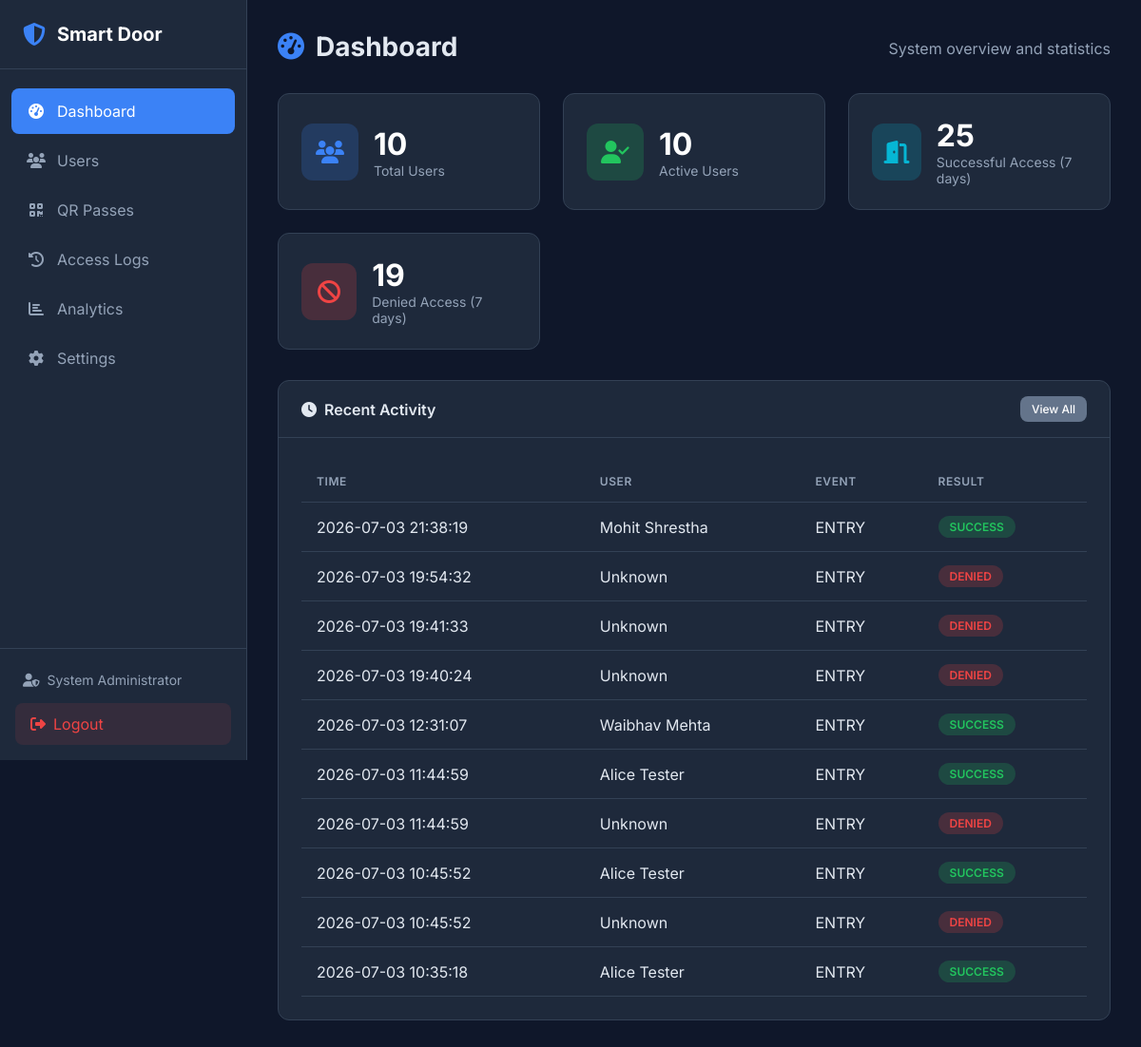
Screenshot of /dashboard (signed in) with the database file from the repository.
### tables this page shows
CREATE TABLE admin (
    id INTEGER PRIMARY KEY AUTOINCREMENT,
    username VARCHAR(50) UNIQUE NOT NULL,
    password_hash VARCHAR(255) NOT NULL,
    email VARCHAR(100) UNIQUE NOT NULL,
    full_name VARCHAR(100) NOT NULL,
    is_active BOOLEAN DEFAULT 1,
    login_attempts INTEGER DEFAULT 0,
    locked_until DATETIME NULL,
    created_at DATETIME DEFAULT CURRENT_TIMESTAMP,
    updated_at DATETIME DEFAULT CURRENT_TIMESTAMP,
    last_login DATETIME NULL
);

CREATE TABLE access_logs (
    id INTEGER PRIMARY KEY AUTOINCREMENT,
    user_id INTEGER,  -- NULL if unknown person
    employee_id VARCHAR(50),  -- Stored separately for historical reference
    user_name VARCHAR(100),  -- Stored separately for historical reference
    event_type VARCHAR(10) NOT NULL CHECK(event_type IN ('ENTRY', 'EXIT')),
    access_date DATE NOT NULL,
    access_time TIME NOT NULL,
    result VARCHAR(20) NOT NULL CHECK(result IN ('SUCCESS', 'FAILED', 'DENIED')),
    face_match BOOLEAN DEFAULT 0,
    fingerprint_match BOOLEAN DEFAULT 0,
    failure_reason VARCHAR(255),
    confidence_score FLOAT,
    ip_address VARCHAR(45),
    created_at DATETIME DEFAULT CURRENT_TIMESTAMP, qr_token VARCHAR(255) NULL, door VARCHAR(100) DEFAULT 'Main Entrance', camera VARCHAR(100) NULL, reason VARCHAR(255) NULL,
    FOREIGN KEY (user_id) REFERENCES users(id) ON DELETE SET NULL
);

### web/app.py (the view)
@app.route('/dashboard')
@login_required
def dashboard():
    stats = access_log_repo.get_stats(days=7)
    recent_logs = access_log_repo.get_recent_logs(limit=10)
    total_users = len(user_repo.get_all())
    active_users = len(user_repo.get_all(active_only=True))
    return render_template('dashboard.html',
                          stats=stats,
                          recent_logs=recent_logs,
                          total_users=total_users,
                          active_users=active_users)

### database/db_manager.py (called while the page is built, shortened)
    def _get_connection(self) -> sqlite3.Connection:
        return self._local.connection

    def execute(self, query: str, params: tuple = ()) -> sqlite3.Cursor:
        conn = self._get_connection()
        cursor = conn.cursor()
        cursor.execute(query, params)
        return cursor

    def get_by_id(self, admin_id: int) -> Optional[Dict]:
        cursor = self.db.execute(
            "SELECT * FROM admin WHERE id = ?",
            (admin_id,)
        )
        row = cursor.fetchone()
        return dict(row) if row else None

    def get_all(self, active_only: bool = False) -> List[Dict]:
        query = "SELECT * FROM users"
        if active_only:
            query += " WHERE is_active = 1"
        query += " ORDER BY first_name, last_name"
        cursor = self.db.execute(query)
        return [dict(row) for row in cursor.fetchall()]

    def get_recent_logs(self, limit: int = 50) -> List[Dict]:
        cursor = self.db.execute(
            """SELECT * FROM access_logs
               ORDER BY created_at DESC LIMIT ?""",
            (limit,)
        )
        return [dict(row) for row in cursor.fetchall()]

    def get_stats(self, days: int = 7) -> Dict:
        cursor = self.db.execute(
            """SELECT
                COUNT(*) as total,
                SUM(CASE WHEN result = 'SUCCESS' THEN 1 ELSE 0 END) as successful,
                SUM(CASE WHEN result = 'FAILED' THEN 1 ELSE 0 END) as failed,
                SUM(CASE WHEN result = 'DENIED' THEN 1 ELSE 0 END) as denied
               FROM access_logs
               WHERE access_date >= date('now', ?)""",
            (f'-{days} days',)
        )
        row = cursor.fetchone()
        return dict(row) if row else {'total': 0, 'successful': 0, 'failed': 0, 'denied': 0}

### web/app.py (called while the page is built)
def login_required(f):
    @wraps(f)
    def decorated_function(*args, **kwargs):
        if 'admin_id' not in session:
            flash('Please log in to access this page.', 'warning')
            return redirect(url_for('login'))
        admin = admin_repo.get_by_id(session['admin_id'])
        if not admin or not admin.get('is_active', False):
            session.clear()
            flash('Your session has expired.', 'warning')
            return redirect(url_for('login'))
        g.admin = admin
        return f(*args, **kwargs)
    return decorated_function

### web/templates/dashboard.html (shortened to what this page needs)
{% extends "base.html" %}
{% block content %}
<div class="page-header">
    <h1><i class="fas fa-tachometer-alt"></i> Dashboard</h1>
    <p>System overview and statistics</p>
</div>
<div class="stats-grid">
    <div class="stat-card">
        <div class="stat-icon bg-primary">
            <i class="fas fa-users"></i>
        </div>
        <div class="stat-info">
            <h3>{{ total_users }}</h3>
            <p>Total Users</p>
        </div>
    </div>
    <div class="stat-card">
        <div class="stat-icon bg-success">
            <i class="fas fa-user-check"></i>
        </div>
        <div class="stat-info">
            <h3>{{ active_users }}</h3>
            <p>Active Users</p>
        </div>
    </div>
    <div class="stat-card">
        <div class="stat-icon bg-info">
            <i class="fas fa-door-open"></i>
        </div>
        <div class="stat-info">
            <h3>{{ stats.successful or 0 }}</h3>
            <p>Successful Access (7 days)</p>
        </div>
    </div>
    <div class="stat-card">
        <div class="stat-icon bg-danger">
            <i class="fas fa-ban"></i>
        </div>
        <div class="stat-info">
            <h3>{{ stats.denied or 0 }}</h3>
            <p>Denied Access (7 days)</p>
        </div>
    </div>
</div>
<div class="card">
    <div class="card-header">
        <h2><i class="fas fa-clock"></i> Recent Activity</h2>
        <a href="{{ url_for('logs') }}" class="btn btn-sm btn-secondary">View All</a>
    </div>
    <div class="card-body">
        {% if recent_logs %}
        <table class="table">
            <thead>
                <tr>
                    <th>Time</th>
                    <th>User</th>
                    <th>Event</th>
                    <th>Result</th>
                </tr>
            </thead>
            <tbody>
                {% for log in recent_logs %}
                <tr>
                    <td>{{ log.access_date }} {{ log.access_time }}</td>
                    <td>{{ log.user_name or 'Unknown' }}</td>
                    <td>{{ log.event_type }}</td>
                    <td>
                        <span class="badge badge-{{ 'success' if log.result == 'SUCCESS' else 'danger' }}">
                            {{ log.result }}
                        </span>
                    </td>
                </tr>
                {% endfor %}
            </tbody>
        </table>
        {% else %}
        <p class="text-muted">No recent activity</p>
        {% endif %}
    </div>
</div>
{% endblock %}

### web/templates/base.html (shortened to what this page needs)
<!DOCTYPE html>
<html lang="en">
<head>
    <link rel="stylesheet" href="{{ url_for('static', filename='css/style.css') }}">
    <link rel="stylesheet" href="https://cdnjs.cloudflare.com/ajax/libs/font-awesome/6.4.0/css/all.min.css">
</head>
<body>
    {% if session.get('admin_id') %}
    <nav class="sidebar">
        <div class="sidebar-header">
            <i class="fas fa-shield-alt"></i>
            <span>Smart Door</span>
        </div>
        <ul class="nav-menu">
            <li class="nav-item">
                <a href="{{ url_for('dashboard') }}" class="nav-link {% if request.endpoint == 'dashboard' %}active{% endif %}">
                    <i class="fas fa-tachometer-alt"></i>
                    <span>Dashboard</span>
                </a>
            </li>
            <li class="nav-item">
                <a href="{{ url_for('users') }}" class="nav-link {% if request.endpoint and 'user' in request.endpoint %}active{% endif %}">
                    <i class="fas fa-users"></i>
                    <span>Users</span>
                </a>
            </li>
            <li class="nav-item">
                <a href="{{ url_for('qr.dashboard') }}" class="nav-link {% if request.endpoint and 'qr.' in request.endpoint %}active{% endif %}">
                    <i class="fas fa-qrcode"></i>
                    <span>QR Passes</span>
                </a>
            </li>
            <li class="nav-item">
                <a href="{{ url_for('logs') }}" class="nav-link {% if request.endpoint == 'logs' %}active{% endif %}">
                    <i class="fas fa-history"></i>
                    <span>Access Logs</span>
                </a>
            </li>
            <li class="nav-item">
                <a href="{{ url_for('analytics') }}" class="nav-link {% if request.endpoint == 'analytics' %}active{% endif %}">
                    <i class="fas fa-chart-bar"></i>
                    <span>Analytics</span>
                </a>
            </li>
            <li class="nav-item">
                <a href="{{ url_for('settings') }}" class="nav-link {% if request.endpoint == 'settings' %}active{% endif %}">
                    <i class="fas fa-cog"></i>
                    <span>Settings</span>
                </a>
            </li>
        </ul>
        <div class="sidebar-footer">
            <div class="admin-info">
                <i class="fas fa-user-shield"></i>
                <span>{{ session.get('admin_name', 'Admin') }}</span>
            </div>
            <a href="{{ url_for('logout') }}" class="logout-btn">
                <i class="fas fa-sign-out-alt"></i>
                <span>Logout</span>
            </a>
        </div>
    </nav>
    {% endif %}
    <main class="main-content {% if not session.get('admin_id') %}full-width{% endif %}">
        {% block content %}{% endblock %}
    </main>
</body>
</html>

### web/static/css/style.css (style rules this page uses)
:root { --primary: #3b82f6; --primary-dark: #2563eb; --secondary: #64748b; --success: #22c55e; --danger: #ef4444; --warning: #f59e0b; --info: #06b6d4; --dark: #1e293b; --darker: #0f172a; --light: #f1f5f9; --white: #ffffff; --border: #334155; --text: #e2e8f0; --text-muted: #94a3b8; --sidebar-width: 260px; }
* { margin: 0; padding: 0; box-sizing: border-box; }
body { font-family: 'Inter', -apple-system, BlinkMacSystemFont, sans-serif; background-color: var(--darker); color: var(--text); min-height: 100vh; display: flex; }
a { text-decoration: none; color: inherit; }
.sidebar { width: var(--sidebar-width); height: 100vh; background: var(--dark); position: fixed; left: 0; top: 0; display: flex; flex-direction: column; border-right: 1px solid var(--border); }
.sidebar-header { padding: 1.5rem; display: flex; align-items: center; gap: 0.75rem; border-bottom: 1px solid var(--border); }
.sidebar-header i { font-size: 1.5rem; color: var(--primary); }
.sidebar-header span { font-size: 1.25rem; font-weight: 700; color: var(--white); }
.nav-menu { list-style: none; padding: 1rem 0; flex: 1; }
.nav-item { margin: 0.25rem 0.75rem; }
.nav-link { display: flex; align-items: center; gap: 0.75rem; padding: 0.875rem 1rem; border-radius: 0.5rem; transition: all 0.2s; color: var(--text-muted); }
.nav-link.active { background: var(--primary); color: var(--white); }
.nav-link i { width: 1.25rem; text-align: center; }
.sidebar-footer { padding: 1rem; border-top: 1px solid var(--border); }
.admin-info { display: flex; align-items: center; gap: 0.5rem; padding: 0.5rem; font-size: 0.875rem; color: var(--text-muted); margin-bottom: 0.5rem; }
.logout-btn { display: flex; align-items: center; gap: 0.5rem; padding: 0.75rem 1rem; background: rgba(239, 68, 68, 0.1); color: var(--danger); border-radius: 0.5rem; transition: all 0.2s; }
.main-content { flex: 1; margin-left: var(--sidebar-width); padding: 2rem; min-height: 100vh; }
.page-header { display: flex; justify-content: space-between; align-items: center; margin-bottom: 2rem; }
.page-header h1 { font-size: 1.75rem; font-weight: 700; display: flex; align-items: center; gap: 0.75rem; }
.page-header h1 i { color: var(--primary); }
.page-header p { color: var(--text-muted); margin-top: 0.25rem; }
.card { background: var(--dark); border-radius: 0.75rem; border: 1px solid var(--border); margin-bottom: 1.5rem; }
.card-header { padding: 1rem 1.5rem; border-bottom: 1px solid var(--border); display: flex; justify-content: space-between; align-items: center; }
.card-header h2 { font-size: 1rem; font-weight: 600; display: flex; align-items: center; gap: 0.5rem; }
.card-body { padding: 1.5rem; }
.stats-grid { display: grid; grid-template-columns: repeat(auto-fit, minmax(240px, 1fr)); gap: 1.5rem; margin-bottom: 2rem; }
.stat-card { background: var(--dark); border-radius: 0.75rem; border: 1px solid var(--border); padding: 1.5rem; display: flex; align-items: center; gap: 1rem; }
.stat-icon { width: 60px; height: 60px; border-radius: 0.75rem; display: flex; align-items: center; justify-content: center; font-size: 1.5rem; }
.stat-icon.bg-primary { background: rgba(59, 130, 246, 0.2); color: var(--primary); }
.stat-icon.bg-success { background: rgba(34, 197, 94, 0.2); color: var(--success); }
.stat-icon.bg-danger { background: rgba(239, 68, 68, 0.2); color: var(--danger); }
.stat-icon.bg-info { background: rgba(6, 182, 212, 0.2); color: var(--info); }
.stat-info h3 { font-size: 2rem; font-weight: 700; color: var(--white); }
.stat-info p { color: var(--text-muted); font-size: 0.875rem; }
.table { width: 100%; border-collapse: collapse; }
.table th, .table td { padding: 0.875rem 1rem; text-align: left; border-bottom: 1px solid var(--border); }
.table th { font-weight: 600; color: var(--text-muted); font-size: 0.75rem; text-transform: uppercase; letter-spacing: 0.05em; }
.badge { display: inline-block; padding: 0.25rem 0.75rem; border-radius: 9999px; font-size: 0.75rem; font-weight: 600; text-transform: uppercase; }
.badge-success { background: rgba(34, 197, 94, 0.2); color: var(--success); }
.badge-danger { background: rgba(239, 68, 68, 0.2); color: var(--danger); }
.btn { display: inline-flex; align-items: center; gap: 0.5rem; padding: 0.625rem 1.25rem; border-radius: 0.5rem; font-weight: 500; font-size: 0.875rem; border: none; cursor: pointer; transition: all 0.2s; }
.btn-sm { padding: 0.375rem 0.75rem; font-size: 0.75rem; }
.btn-secondary { background: var(--secondary); color: var(--white); }

### rows the page displays
admin: get "System Administrator"
access_logs: access_date "2026-07-03", access_time "21:38:19", user_name "Mohit Shrestha", event_type "ENTRY", result "SUCCESS"
access_logs: access_date "2026-07-03", access_time "19:54:32", user_name "Unknown", event_type "ENTRY", result "DENIED"
access_logs: access_date "2026-07-03", access_time "19:41:33", user_name "Unknown", event_type "ENTRY", result "DENIED"
access_logs: access_date "2026-07-03", access_time "19:40:24", user_name "Unknown", event_type "ENTRY", result "DENIED"
access_logs: access_date "2026-07-03", access_time "12:31:07", user_name "Waibhav Mehta", event_type "ENTRY", result "SUCCESS"
access_logs: access_date "2026-07-03", access_time "11:44:59", user_name "Alice Tester", event_type "ENTRY", result "SUCCESS"
access_logs: access_date "2026-07-03", access_time "11:44:59", user_name "Unknown", event_type "ENTRY", result "DENIED"
access_logs: access_date "2026-07-03", access_time "10:45:52", user_name "Alice Tester", event_type "ENTRY", result "SUCCESS"
access_logs: access_date "2026-07-03", access_time "10:45:52", user_name "Unknown", event_type "ENTRY", result "DENIED"
access_logs: access_date "2026-07-03", access_time "10:35:18", user_name "Alice Tester", event_type "ENTRY", result "SUCCESS"

### other values shown
{{ total_users }} "10"
{{ active_users }} "10"
{{ stats.successful or 0 }} "25"
{{ stats.denied or 0 }} "19"
